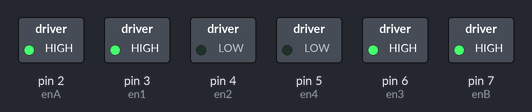
The sketch below on a simulated Arduino Uno, built with avr-gcc and run on an emulated ATmega328P. Shown: switched loads named in the sketch (green lamp = pin HIGH).

Above: at 0.1 s.
Timing chart, 0 to 1.6 s (numbered marks = the images above):
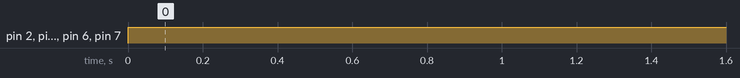

Measured:
- by itself, pin 2 (enA), pin 3 (en1), pin 6 (en3), pin 7 (enB): LOW → HIGH at 0.00 s

The sketch:

motor_test.ino
```cpp
int en1 = 3;//l
int en2 = 4;

int en3 =  6;//r
int en4 =  5;

int enA =  2;   //r
int enB =  7;
void setup() {
  // put your setup code here, to run once:
  for (int i = 2; i <= 7; i++) //For Motor Shield
    pinMode(i, OUTPUT);
}

void loop() {
  // put your main code here, to run repeatedly:
    analogWrite(enA,220);
    analogWrite(enB,200);
    digitalWrite(en1, HIGH);   // Left wheel forward
    digitalWrite(en2, LOW);
    digitalWrite(en3, HIGH);  // Right wheel forward
    digitalWrite(en4, LOW);
    /*analogWrite(enA,240);
    analogWrite(enB,230);
    digitalWrite(en1, HIGH);   // Left wheel forward
    digitalWrite(en2, LOW);
    digitalWrite(en3, LOW);  // Right wheel forward
    digitalWrite(en4, HIGH);
    delay(730);
    digitalWrite(en1, LOW);   // Left wheel forward
    digitalWrite(en2, LOW);
    digitalWrite(en3, LOW);  // Right wheel forward
    digitalWrite(en4, LOW);
    delay(3000);*/
}
```
